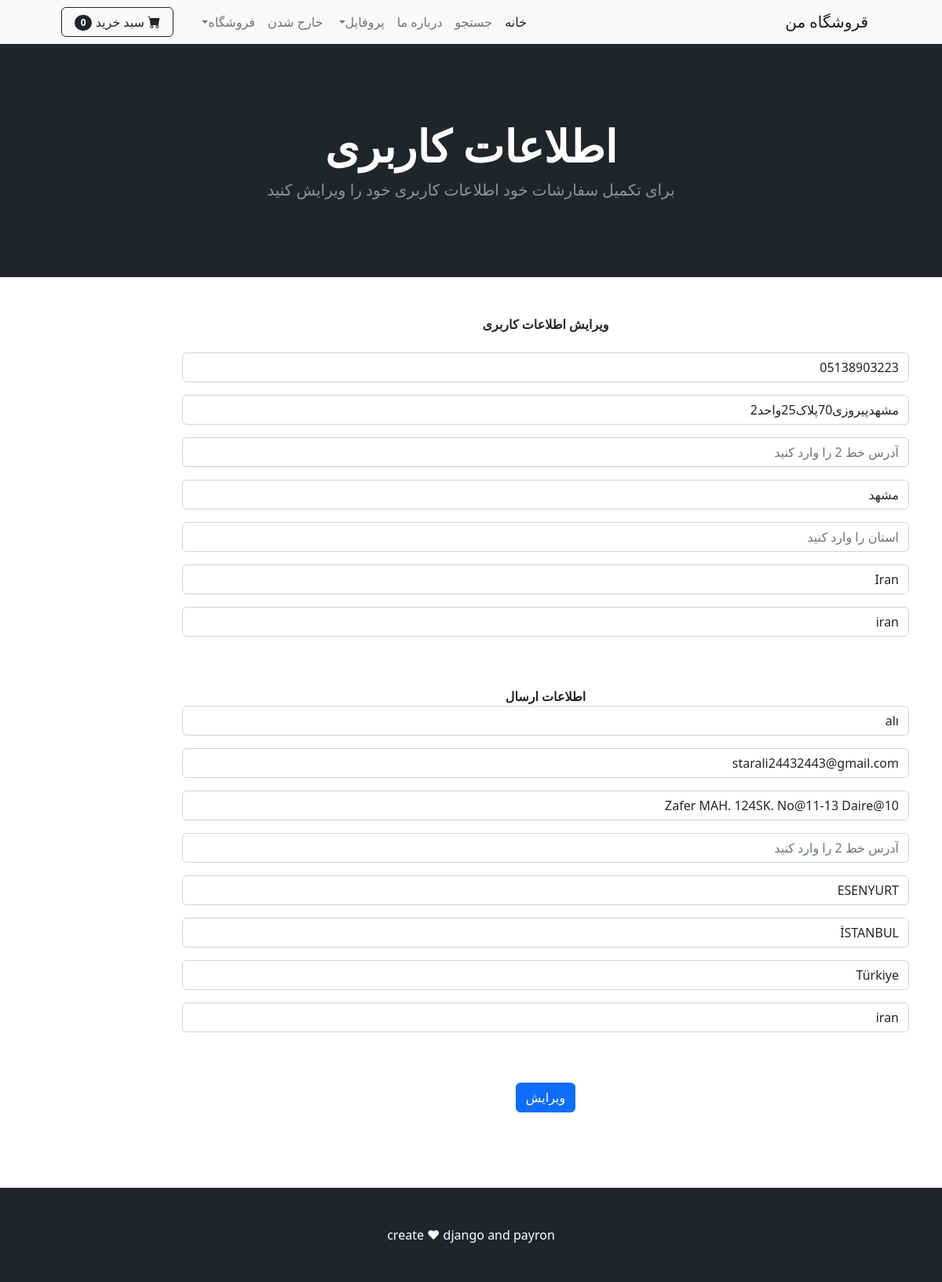
The page /update_info/ (signed in) on the database its author committed.
### shop/models.py (models this page shows, shortened)
class Profile(models.Model):
    user = models.OneToOneField(User, on_delete=models.CASCADE)
    date_modified = models.DateTimeField(user,auto_now=True)
    phone = models.CharField(max_length=25, blank=True)
    address1 = models.CharField(max_length=250, blank=True)
    address2 = models.CharField(max_length=250, blank=True)
    city = models.CharField(max_length=25, blank=True)
    state = models.CharField(max_length=25, blank=True)
    country = models.CharField(max_length=25, blank=True)
    zipcode = models.CharField(max_length=25,  default='iran')
    old_cart = models.CharField(max_length=200,blank=True,null=True)

### payment/models.py (models this page shows, shortened)
class ShippingAddress(models.Model):
    user = models.ForeignKey(User,on_delete=models.CASCADE,null=True,blank=True)
    shipping_full_name = models.CharField(max_length=250)
    shipping_email = models.CharField(max_length=300)
    shipping_phone = models.CharField(max_length=25, blank=True)
    shipping_address1 = models.CharField(max_length=250, blank=True)
    shipping_address2 = models.CharField(max_length=250, blank=True, null=True)
    shipping_city = models.CharField(max_length=25, blank=True)
    shipping_state = models.CharField(max_length=25, blank=True, null=True)
    shipping_country = models.CharField(max_length=25, blank=True)
    shipping_zipcode = models.CharField(max_length=25,  default='iran',null=True)
    shipping_old_cart = models.CharField(max_length=200,blank=True,null=True)
    class Meta:
         verbose_name_plural = 'Shipping Address'

### shop/views.py (the view)
# urls.py: path('update_info/', views.update_info , name='update_info'),
def update_info(request):
    if request.user.is_authenticated:
       current_user = Profile.objects.get(user__id=request.user.id)
       shipping_user, created = ShippingAddress.objects.get_or_create(user_id=request.user.id)
       form = UpdateUserInfo(request.POST or None, instance = current_user)
       shipping_form = ShippingForm(request.POST or None, instance = shipping_user)
       if form.is_valid() or shipping_form.is_valid():
           form.save()
           shipping_form.save()
           login(request, current_user)
           messages.success(request, ("اطلاعات کاربری  شما با موفقیت ویرایش شد."))
           return redirect('home')
       return render(request, 'update_info.html', {'form': form, 'shipping_form': shipping_form })
    else:
         messages.success(request, ("برای ویرایش پروفایل ابتدا باید وارد شوید."))
         return redirect('home')

### cart/cart.py (called while the page is built)
    def __len__(self):
        return len(self.cart)

### cart/context_processors.py (called while the page is built)
def cart(request):
    return {'cart': Cart(request)}

### shop/templates/update_info.html (shortened to what this page needs)
{% extends "base.html" %}
{% block content %}
    <header class="bg-dark py-5">
      <div class="container px-4 px-lg-5 my-5">
        <div class="text-center text-white">
          <h1 class="display-4 fw-bolder">اطلاعات کاربری </h1>
          <p class="lead fw-normal text-white-50 mb-0">
        برای تکمیل سفارشات خود اطلاعات کاربری خود را ویرایش کنید
          </p>
        </div>
      </div>
    </header>
     <br><br>
    <div class="container ">
        <div class="row">
            <center class="col-10">
              <strong>  ویرایش اطلاعات کاربری </strong>
              <br><br>
              <form method="post" action="{% url 'update_info' %}">
                {{ form.as_p }}
                 <br><br>
    <strong>اطلاعات ارسال</strong>
             {{ shipping_form.as_p }}
              <br><br>
  <button type="submit" class="btn btn-primary">ویرایش</button>
</form>
<br><br>
            </center>
      </div>
     </div>
      <br><br>
{% endblock %}

### rows shown on the page
Profile: phone "05138903223", address1 "مشهدپیروزی70پلاک25واحد2", city "مشهد", country "Iran", zipcode "iran"
ShippingAddress: shipping_full_name "alı", shipping_email "starali24432443@gmail.com", shipping_address1 "Zafer MAH. 124SK. No@11-13 Daire@10", shipping_city "ESENYURT", shipping_state "İSTANBUL", shipping_country "Türkiye", shipping_zipcode "iran"

### other values the page prints
{{ cart|length }} "0"
